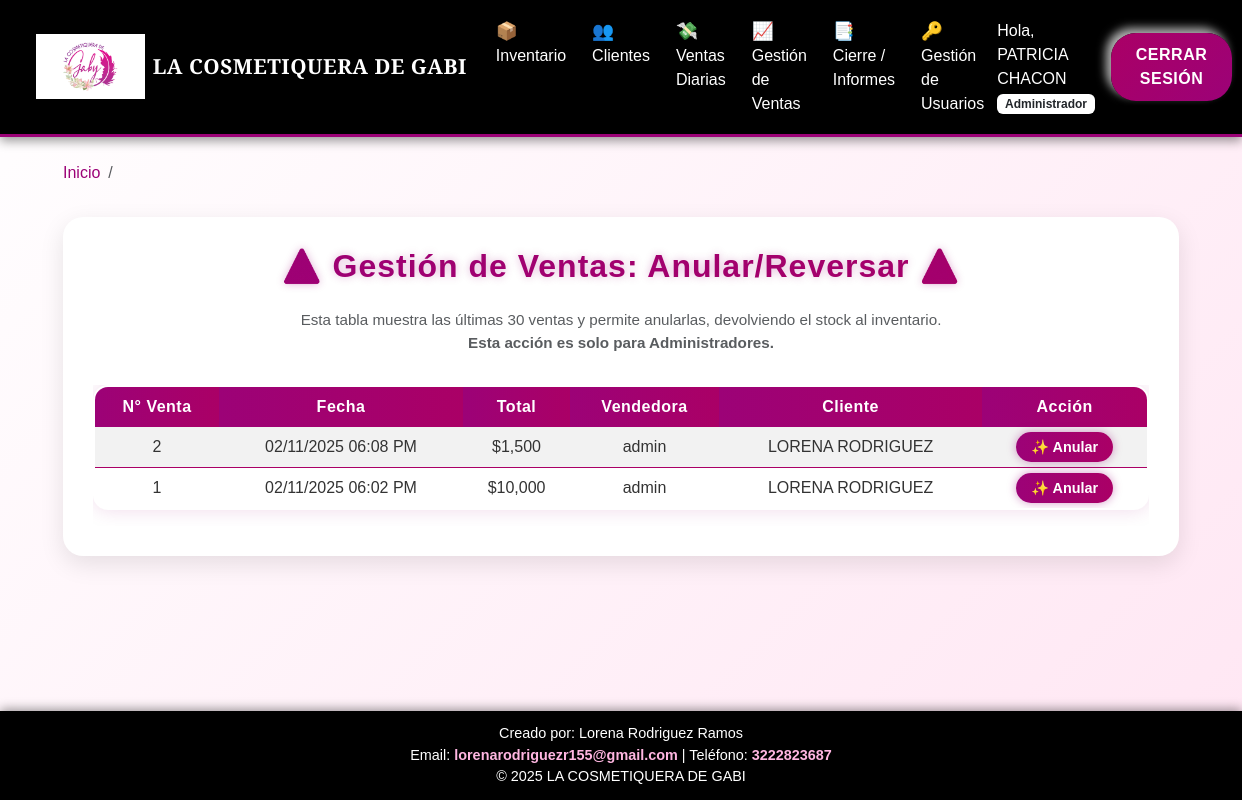
The page /gestion_ventas (signed in) on the database as committed earlier.
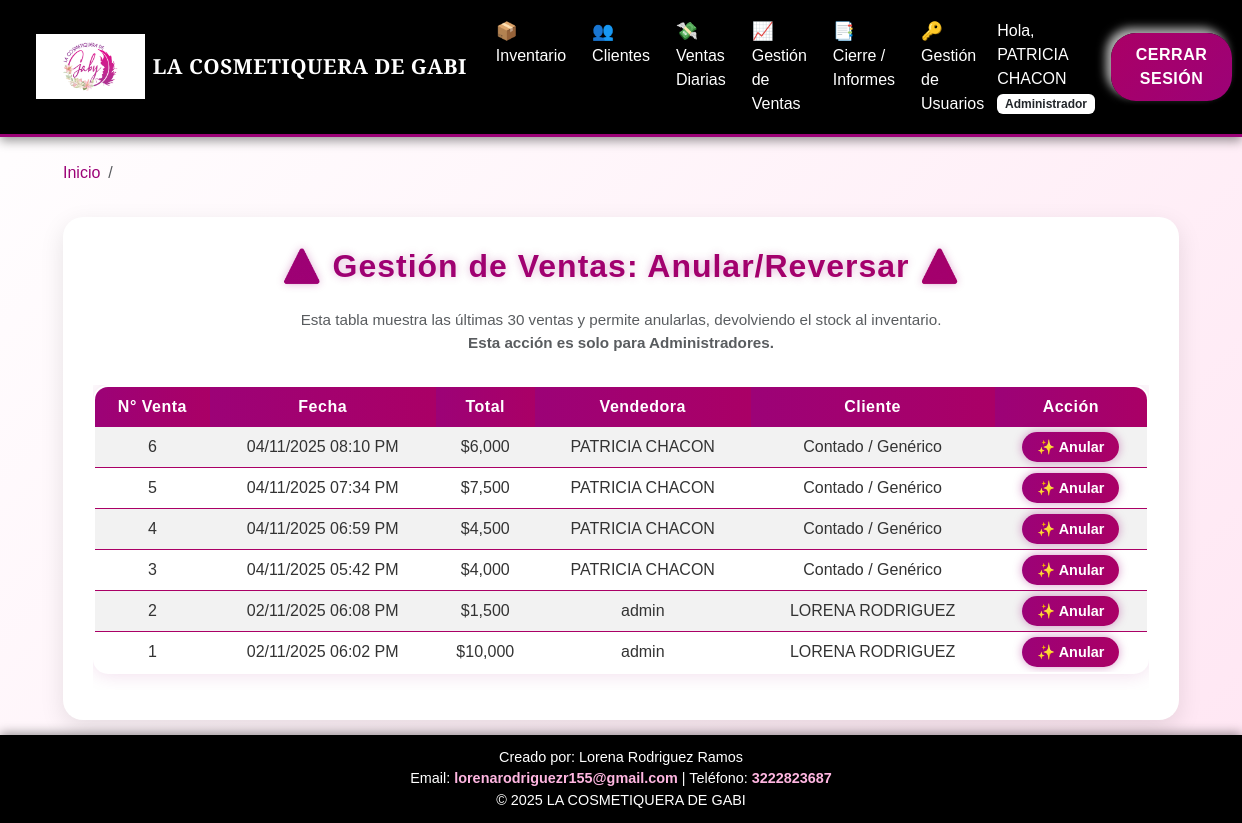
The same page on the database as committed later.
### app.py (models this page shows, shortened)
class Usuario(UserMixin, db.Model):
    id = db.Column(db.Integer, primary_key=True)
    username = db.Column(db.String(100), unique=True, nullable=False)
    nombre = db.Column(db.String(100), nullable=False)
    apellido = db.Column(db.String(100), nullable=False)
    cedula = db.Column(db.String(20), unique=True, nullable=False)
    rol = db.Column(db.String(50), default='Vendedora')
    password_hash = db.Column(db.String(200))

class Venta(db.Model):
    id = db.Column(db.Integer, primary_key=True)
    fecha = db.Column(db.DateTime, default=datetime.utcnow)
    total = db.Column(db.Float)
    usuario_id = db.Column(db.Integer, db.ForeignKey('usuario.id'))
    cliente_id = db.Column(db.Integer, db.ForeignKey('cliente.id'))
    tipo_pago = db.Column(db.String(50))
    detalle_pago = db.Column(db.Text)
    vendedor = db.relationship('Usuario', backref='ventas_realizadas', lazy=True)

class Cliente(db.Model):
    id = db.Column(db.Integer, primary_key=True)
    nombre = db.Column(db.String(100), nullable=False)
    telefono = db.Column(db.String(20))
    direccion = db.Column(db.String(200))
    email = db.Column(db.String(100))
    ventas = db.relationship('Venta', backref='comprador', lazy=True)

### app.py (the view)
@app.route('/gestion_ventas')
@login_required
def gestion_ventas():
    if current_user.rol.lower() != 'administrador':
        flash('Permiso denegado.', 'danger')
        return redirect(url_for('clientes'))
    ventas_recientes = Venta.query.order_by(Venta.id.desc()).limit(30).all()
    return render_template('gestion_ventas.html', VentasRecientes=ventas_recientes)

### app.py (called while the page is built)
@app.context_processor
def inject_global_data():
    from datetime import timedelta
    return dict(timedelta=timedelta)

@login_manager.user_loader
def load_user(user_id):
    return Usuario.query.get(int(user_id))

### templates/gestion_ventas.html (shortened to what this page needs)
{% extends "base.html" %}
{% block content %}
<h2 class="mb-4 text-center titulo-ventas">⚠️ Gestión de Ventas: Anular/Reversar ⚠️</h2>
<p class="text-center text-muted subtitulo-ventas">
    Esta tabla muestra las últimas 30 ventas y permite anularlas, devolviendo el stock al inventario.<br>
    <strong>Esta acción es solo para Administradores.</strong>
</p>
{% if current_user.rol.lower() == 'administrador' %}
<div class="table-responsive">
    <table class="table table-striped table-hover text-center tabla-ventas">
        <thead>
            <tr>
                <th>N° Venta</th>
                <th>Fecha</th>
                <th>Total</th>
                <th>Vendedora</th>
                <th>Cliente</th>
                <th>Acción</th>
            </tr>
        </thead>
        <tbody>
            {% for venta in VentasRecientes %}
            <tr>
                <td>{{ venta.id }}</td>
                <td>{{ (venta.fecha - timedelta(hours=5)).strftime('%d/%m/%Y %I:%M %p') }}</td>
                <td>${{ "{:,.0f}".format(venta.total) }}</td>
                <td>{{ venta.vendedor.username if venta.vendedor else 'N/A' }}</td>
                <td>{{ venta.comprador.nombre if venta.comprador else 'Contado / Genérico' }}</td>
                <td>
                    <a href="{{ url_for('eliminar_venta', venta_id=venta.id) }}"
                       onclick="return confirm('¿Estás segura de que quieres ANULAR la Venta N° {{ venta.id }}? Esta acción es irreversible y devolverá el stock.');"
                       class="btn-eliminar">✨ Anular</a>
                </td>
            </tr>
            {% endfor %}
        </tbody>
    </table>
</div>
{% else %}
<div class="alert alert-danger text-center">Solo los administradores pueden acceder a la gestión de ventas.</div>
{% endif %}
{% endblock %}

### templates/base.html (shortened to what this page needs)
<!doctype html>
<html lang="es">
<head>
  <link href="https://cdn.jsdelivr.net/npm/bootstrap@5.3.3/dist/css/bootstrap.min.css" rel="stylesheet">
  <link rel="stylesheet" href="{{ url_for('static', filename='css/styles.css') }}">
  <link rel="stylesheet" href="https://cdnjs.cloudflare.com/ajax/libs/font-awesome/6.0.0-beta3/css/all.min.css">
</head>
<body>
  {% if current_user.is_authenticated %}
  <nav class="navbar navbar-expand-lg navbar-dark navbar-custom">
    <div class="container-fluid">
      <a class="navbar-brand d-flex align-items-center" href="{{ url_for('dashboard') }}">
        <img src="{{ url_for('static', filename='img/LOGO.png') }}" alt="Logo" class="logo-barra">
        <span class="titulo-logo ms-2">LA COSMETIQUERA DE GABI</span>
      </a>
      <div class="collapse navbar-collapse" id="navbarNav">
        <ul class="navbar-nav mx-auto mb-2 mb-lg-0">
          <li class="nav-item">
            <a class="nav-link" href="{{ url_for('inventario') }}">
              <span class="nav-emoji">📦</span>
              Inventario
            </a>
          </li>
          <li class="nav-item">
            <a class="nav-link" href="{{ url_for('clientes') }}">
              <span class="nav-emoji">👥</span>
              Clientes
            </a>
          </li>
          <li class="nav-item">
            <a class="nav-link" href="{{ url_for('nueva_venta') }}">
              <span class="nav-emoji">💸</span>
              Ventas Diarias
            </a>
          </li>
          {% if current_user.rol.lower() == 'administrador' %}
          <li class="nav-item">
            <a class="nav-link" href="{{ url_for('gestion_ventas') }}">
              <span class="nav-emoji">📈</span>
              Gestión de Ventas
            </a>
          </li>
          <li class="nav-item">
            <a class="nav-link" href="{{ url_for('reportes') }}">
              <span class="nav-emoji">📑</span>
              Cierre / Informes
            </a>
          </li>
          <li class="nav-item">
            <a class="nav-link" href="{{ url_for('usuarios') }}">
              <span class="nav-emoji">🔑</span>
              Gestión de Usuarios
            </a>
          </li>
          {% endif %}
        </ul>
        <span class="navbar-text me-3 text-white">
          Hola, {{ current_user.username }}
          <span class="badge bg-white text-dark">{{ current_user.rol }}</span>
        </span>
        <a class="btn btn-primary" href="{{ url_for('logout') }}">Cerrar Sesión</a>
      </div>
    </div>
  </nav>
  {% endif %}
  <div class="container mt-4 fade-in">
    {% block breadcrumb %}
    <nav aria-label="breadcrumb">
      <ol class="breadcrumb">
        <li class="breadcrumb-item"><a href="{{ url_for('dashboard') }}">Inicio</a></li>
        <li class="breadcrumb-item active" aria-current="page">{% block page %}{% endblock %}</li>
      </ol>
    </nav>
    {% endblock %}
  </div>
  <div class="content-wrapper container mt-3 fade-in">
    <div class="main-card">
      {% block content %}{% endblock %}
    </div>
  </div>
  <footer>
    <div>Creado por: Lorena Rodriguez Ramos</div>
    <div>Email: <a href="mailto:lorenarodriguezr155@gmail.com">lorenarodriguezr155@gmail.com</a> | Teléfono: <a href="tel:+573222823687">3222823687</a></div>
    &copy; 2025 LA COSMETIQUERA DE GABI
  </footer>
</body>
</html>

### static/css/styles.css (style rules this page uses)
:root { --color-principal: #9c0277; --color-principal-light: #aa0066; --color-principal-dark: #800050; --color-secundario: #000000; --color-texto-claro: #FFFFFF; --color-fondo-suave: #F8F8F8; }
body { background-color: var(--color-texto-claro); color: var(--color-secundario); font-family: 'Segoe UI', Tahoma, Geneva, Verdana, sans-serif; position: relative; }
.navbar-custom { background-color: var(--color-secundario); border-bottom: 3px solid var(--color-principal); box-shadow: 0 2px 10px rgba(0,0,0,0.3); }
.navbar-custom .nav-link, .navbar-custom .navbar-brand { color: var(--color-texto-claro) !important; font-weight: 500; }
h1, h2, h3 { color: var(--color-principal); font-weight: 600; }
.btn { border: none; border-radius: 25px; padding: 10px 25px; font-weight: bold; transition: all 0.3s ease-in-out; cursor: pointer; text-transform: uppercase; letter-spacing: 0.5px; box-shadow: 5px 5px 10px rgba(0,0,0,0.1), -5px -5px 10px rgba(255,255,255,0.7); }
.btn-primary, .btn-pink-custom { background: linear-gradient(135deg, var(--color-principal-light) 0%, var(--color-principal) 100%); color: var(--color-texto-claro) !important; }
.table th { background-color: var(--color-secundario); color: var(--color-texto-claro); }

### templates/base.html (style rules this page uses)
html, body { height: 100%; margin: 0; display: flex; flex-direction: column; }
.content-wrapper { flex: 1; padding-bottom: 15px; }
.navbar-custom { background-color: #000; box-shadow: 0 4px 10px rgba(0, 0, 0, 0.4); padding: 0.6rem 1.5rem; }
.logo-barra { height: 65px; width: auto; object-fit: contain; background: transparent; filter: drop-shadow(0 3px 8px rgba(0,0,0,0.6)); transition: transform 0.3s ease, filter 0.3s ease; }
.titulo-logo { font-family: 'Playfair Display', serif; font-weight: 900; font-size: 1.3rem; color: #fff; letter-spacing: 0.5px; }
.nav-emoji { font-size: 1.1em; margin-right: 5px; vertical-align: middle; }
.navbar-nav .nav-link { color: #fff !important; font-weight: 500; margin: 0 5px; transition: all 0.3s ease-in-out; }
.breadcrumb-item a { color: #9c0277; text-decoration: none; }
.main-card { background-color: #fff; border-radius: 20px; padding: 30px; box-shadow: 0 8px 25px rgba(0,0,0,0.1); }
.fade-in { animation: fadeIn 0.8s ease-in; }
footer { background-color: #000; color: #fff; padding: 12px 0; text-align: center; margin-top: auto; font-size: 0.9rem; box-shadow: 0 -2px 10px rgba(0,0,0,0.4); }
footer a { font-weight: 600; color: #ffb6e1; text-decoration: none; transition: color 0.3s ease; }

### templates/gestion_ventas.html (style rules this page uses)
body { background: linear-gradient(135deg, #fff 0%, #ffe6f3 100%); font-family: 'Poppins', sans-serif; }
.titulo-ventas { background: linear-gradient(90deg, #9c0277, #aa0066); -webkit-background-clip: text; -webkit-text-fill-color: transparent; font-weight: 700; letter-spacing: 1px; text-shadow: 0 0 8px rgba(156, 2, 119, 0.3); }
.subtitulo-ventas { font-size: 0.95rem; color: #6c757d; }
.tabla-ventas { border: 2px solid #aa0066; border-radius: 15px; overflow: hidden; box-shadow: 0 0 20px rgba(156, 2, 119, 0.15); }
.tabla-ventas thead th { background: linear-gradient(90deg, #9c0277, #aa0066); color: white; border: none; text-align: center; font-weight: 600; letter-spacing: 0.5px; }
.tabla-ventas tbody tr { transition: all 0.3s ease; }
.tabla-ventas td { vertical-align: middle; text-align: center; color: #333; font-weight: 500; }
.btn-eliminar { background: linear-gradient(90deg, #9c0277, #aa0066); color: #fff !important; border: none; border-radius: 20px; padding: 7px 15px; font-weight: 600; font-size: 0.9rem; transition: all 0.3s ease; box-shadow: 0 0 10px rgba(156, 2, 119, 0.4); text-decoration: none; }
.table-responsive { margin-top: 30px; animation: fadeIn 0.8s ease-in-out; }

Rows that differ between the two databases and show on the page:
added Venta: id "6", fecha "04/11/2025 08:10 PM", total "6,000", vendedor "PATRICIA CHACON", comprador "Contado / Genérico"
added Venta: id "5", fecha "04/11/2025 07:34 PM", total "7,500", vendedor "PATRICIA CHACON", comprador "Contado / Genérico"
added Venta: id "4", fecha "04/11/2025 06:59 PM", total "4,500", vendedor "PATRICIA CHACON", comprador "Contado / Genérico"
added Venta: id "3", fecha "04/11/2025 05:42 PM", total "4,000", vendedor "PATRICIA CHACON", comprador "Contado / Genérico"
